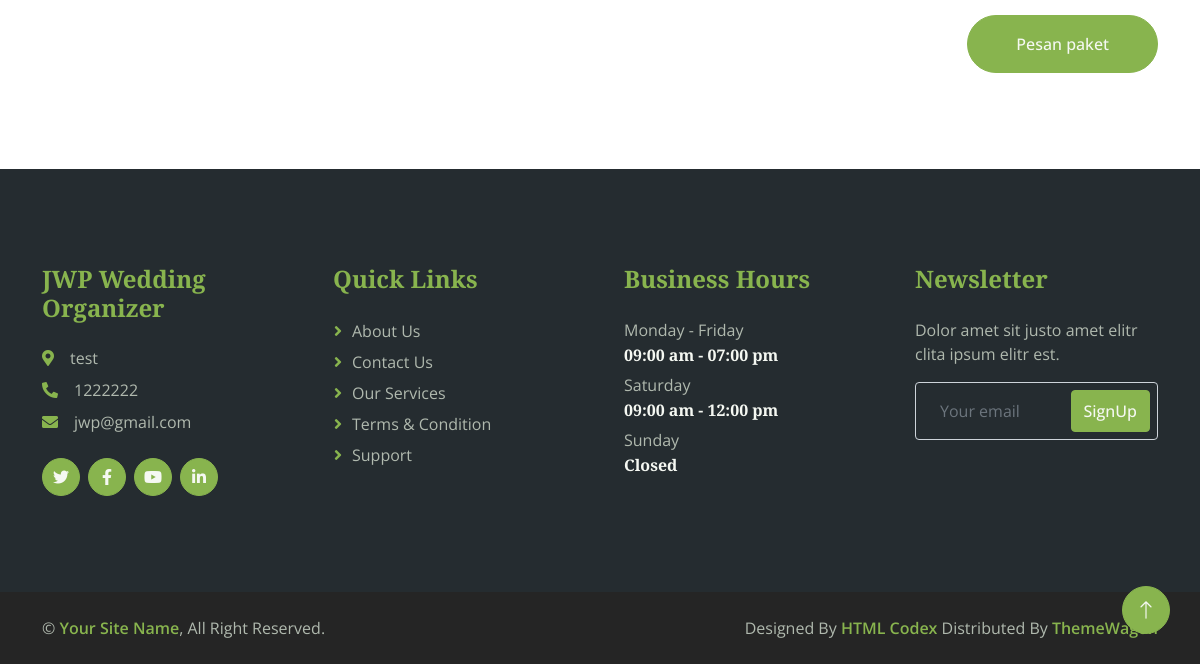
The page /Beranda/detail?id=1 (lower part) on the database as committed earlier.
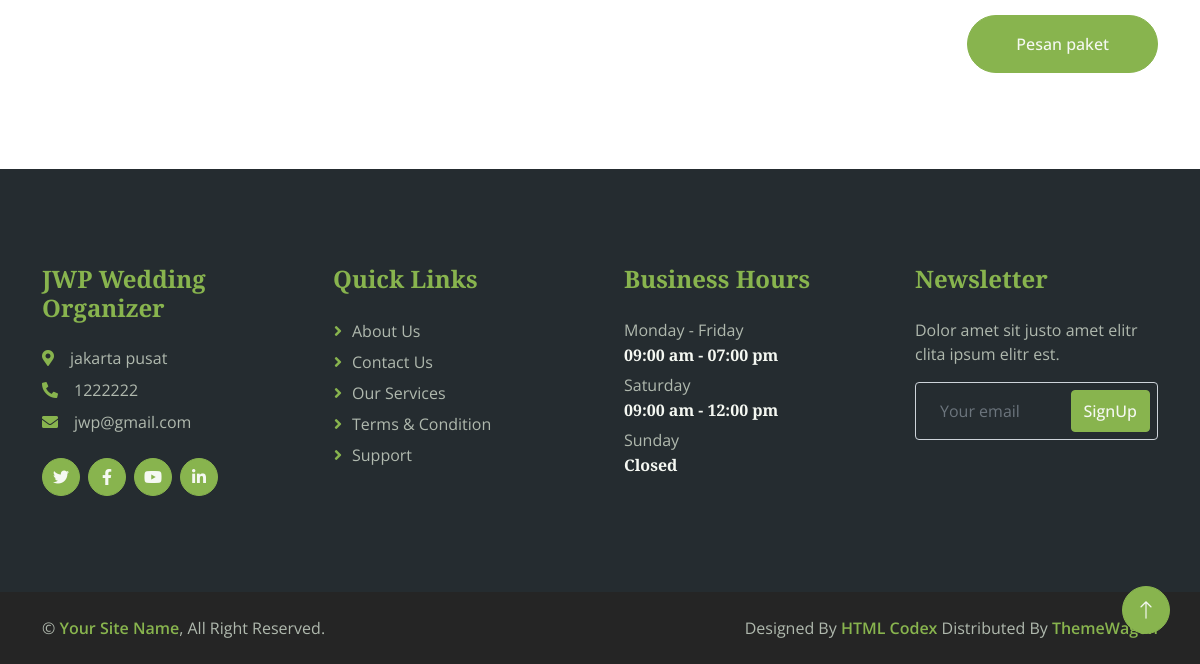
The same page on the database as committed later.
### tables this page shows
CREATE TABLE `tb_settings` (
  `id` int(2) NOT NULL,
  `website_name` varchar(256) NOT NULL,
  `phone_number1` varchar(15) NOT NULL,
  `phone_number2` varchar(15) NOT NULL,
  `email1` varchar(80) NOT NULL,
  `email2` varchar(80) NOT NULL,
  `address` text NOT NULL,
  `maps` text NOT NULL,
  `logo` varchar(80) NOT NULL,
  `facebook_url` varchar(256) NOT NULL,
  `instagram_url` varchar(256) NOT NULL,
  `youtube_url` varchar(256) NOT NULL,
  `header_bussines_hour` varchar(160) NOT NULL,
  `time_bussines_hour` text NOT NULL,
  `created_at` datetime NOT NULL,
  `updated_at` datetime DEFAULT NULL
);

### application/controllers/Beranda.php (called while the page is built, shortened)
<?php
class Beranda extends CI_Controller {
    public function __construct()
    {
        $this->load->model('settings_model');
        $this->load->database();
        $this->load->model('katalog_model');
        $this->load->model('pesanan_model');
        $this->load->helper('text');
    }
    public function detail()
    {
        if ($this->input->get('id')) {
            $cek_data = $this->katalog_model->get_katalog_by_id($this->input->get('id'))->num_rows();
            if ($cek_data > 0) {
                 $data = array(
                    'title' => 'JWP Wedding Organizer',
                    'page' => 'landing/detail',
                    'getDataWeb' => $this->settings_model->getSettings('1')->row(),
                    'katalog' => $this->katalog_model->get_katalog_by_id($this->input->get('id'))->row()
            );
            $this->load->view('landing/template/sites', $data);
        } else {
            redirect('/');
        }
        } else {
            redirect('/');
        }
    }
}

### index.php (called while the page is built, shortened)
<?php
require_once BASEPATH.'core/CodeIgniter.php';

### application/models/Settings_Model.php (called while the page is built, shortened)
<?php if (!defined('BASEPATH')) exit('No direct script access allowed');
class Settings_model extends CI_Model
{
    public function getSettings($id)
    {
        $this->db->select('*');
        $this->db->where('id', $id);
        $query = $this->db->get("tb_settings");
        return $query;
    }
}

### application/views/landing/template/sites.php (shortened to what the changed rows need)
<!DOCTYPE html>
<html lang="en">
<head>
    <link href="https://cdnjs.cloudflare.com/ajax/libs/font-awesome/5.10.0/css/all.min.css" rel="stylesheet">
    <link href="https://cdn.jsdelivr.net/npm/bootstrap-icons@1.4.1/font/bootstrap-icons.css" rel="stylesheet">
    <link href="<?= base_url('assets/landing/') ?>lib/animate/animate.min.css" rel="stylesheet">
    <link href="<?= base_url('assets/landing/') ?>lib/owlcarousel/assets/owl.carousel.min.css" rel="stylesheet">
    <link href="<?= base_url('assets/landing/') ?>css/bootstrap.min.css" rel="stylesheet">
    <link href="<?= base_url('assets/landing/') ?>css/style.css" rel="stylesheet">
</head>
<body>
     <div class="container-fluid bg-dark footer mt-5 py-5 wow fadeIn" data-wow-delay="0.1s">
        <div class="container py-5">
            <div class="row g-5">
                <div class="col-lg-3 col-md-6">
                    <h4 class="text-primary mb-4"><?= $getDataWeb->website_name;?></h4>
                    <p class="mb-2"><i class="fa fa-map-marker-alt text-primary me-3"></i><?= $getDataWeb->address;?></p>
                    <p class="mb-2"><i class="fa fa-phone-alt text-primary me-3"></i><?= $getDataWeb->phone_number1;?></p>
                    <p class="mb-2"><i class="fa fa-envelope text-primary me-3"></i><?= $getDataWeb->email1;?></p>
                    <div class="d-flex pt-3">
                        <a class="btn btn-square btn-primary rounded-circle me-2" href=""><i class="fab fa-twitter"></i></a>
                        <a class="btn btn-square btn-primary rounded-circle me-2" href=""><i class="fab fa-facebook-f"></i></a>
                        <a class="btn btn-square btn-primary rounded-circle me-2" href=""><i class="fab fa-youtube"></i></a>
                        <a class="btn btn-square btn-primary rounded-circle me-2" href=""><i class="fab fa-linkedin-in"></i></a>
                    </div>
                </div>
            </div>
        </div>
    </div>
</body>
</html>

Rows that differ between the two databases and show on the page:
changed tb_settings "JWP Wedding Organizer": address "test" → "jakarta pusat"
